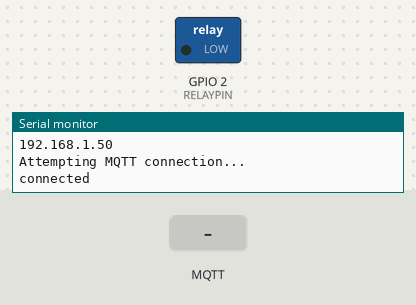
Bench run of a sketch on a simulated ESP8266 (NodeMCU). On the bench: switched loads named in the sketch (green lamp = pin HIGH), the last lines printed to the serial monitor. Inputs (shaded band) come from the test bench. WiFi joins after 1.5 s; servers stay silent unless stated; no MQTT or app messages arrive unless stated.

Above: at 2.8 s.
2.9 s: MQTT message "F" arrives on the first subscribed topic
At 3.4 s:
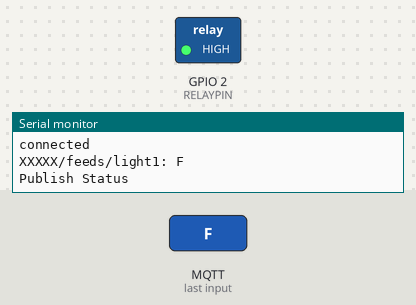
4.4 s: MQTT message "1" arrives on the first subscribed topic
5.9 s: MQTT message "on" arrives on the first subscribed topic
Timing chart, 0 to 8.9 s (numbered marks = the images above; inputs shaded):
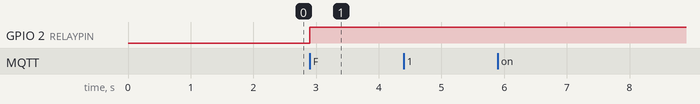

Measured:
- after the input at 2.9 s, GPIO 2 (RELAYPIN): LOW → HIGH at once

The sketch:

MQTT.ino
```cpp
#include <ESP8266WiFi.h>
#include <PubSubClient.h>

// rename sample_config.h to config.h
#include "config.h"

// ESP8266-01 GPIO2
#define RELAYPIN 2

byte light1Status;
byte prevLight1Status = 0;
char valueStr[5];

WiFiClient wiFiClient;
PubSubClient client(wiFiClient);

void setup() {
  pinMode(RELAYPIN, OUTPUT);
  Serial.begin(115200);

  delay(100);

  Serial.print("Connecting to ");
  Serial.println(ssid);
  WiFi.begin(ssid, password);

  while (WiFi.status() != WL_CONNECTED) {
    delay(500);
    Serial.print(".");
  }

  Serial.println("");
  Serial.println("WiFi connected");
  Serial.println("IP address: ");
  Serial.println(WiFi.localIP());
  WiFi.printDiag(Serial);

  client.setServer(SERVER, SERVERPORT);
  client.setCallback(callback);
}

void loop() {
  yield();
  if (!client.connected()) {
    Serial.println("Attempting MQTT connection...");
    // Attempt to connect
    if (client.connect("", MQTT_USERNAME, MQTT_KEY)) {
      Serial.println("connected");
      // ... and resubscribe
      client.subscribe(USERNAME PREAMBLE T_LIGHT1, 1);
    } else {
      Serial.print("failed, rc=");
      Serial.print(client.state());
      Serial.println(" try again in 5 seconds");
      // Wait 5 seconds before retrying
      delay(5000);
    }
    return;
  }

  if (prevLight1Status != light1Status ) {
    Serial.println("Publish Status");

    String hi = (String)light1Status;
    hi.toCharArray(valueStr, 2);
    client.publish(USERNAME PREAMBLE T_LIGHT1STATUS, valueStr);
    prevLight1Status = light1Status;
  }

  client.loop();
}

void callback(char* topic, byte * data, unsigned int length) {
  Serial.print(topic);
  Serial.print(": ");
  for (int i = 0; i < length; i++) {
    Serial.print((char)data[i]);
  }
  Serial.println();
  if (data[1] == 'F') {
    light1Status = 0;
    digitalWrite(RELAYPIN, LOW);
  } else {
    light1Status = 1;
    digitalWrite(RELAYPIN, HIGH);
  }
}
```

sample_config.h
```cpp
// WiFi configs
#define ssid          ""
#define password      ""

// MQTT Broker configs
#define SERVER          "io.adafruit.com"
#define SERVERPORT      1883
#define MQTT_USERNAME   "XXXXX"
#define MQTT_KEY        "XXXXX"

// Feeds
#define USERNAME          "XXXXX/"        // Keep the / at the end
#define PREAMBLE          "feeds/"        // Required in Adafruit IO
#define T_LIGHT1          "light1"        // Sample feed
#define T_LIGHT1STATUS    "light1Status"  // Sample feed status
```
